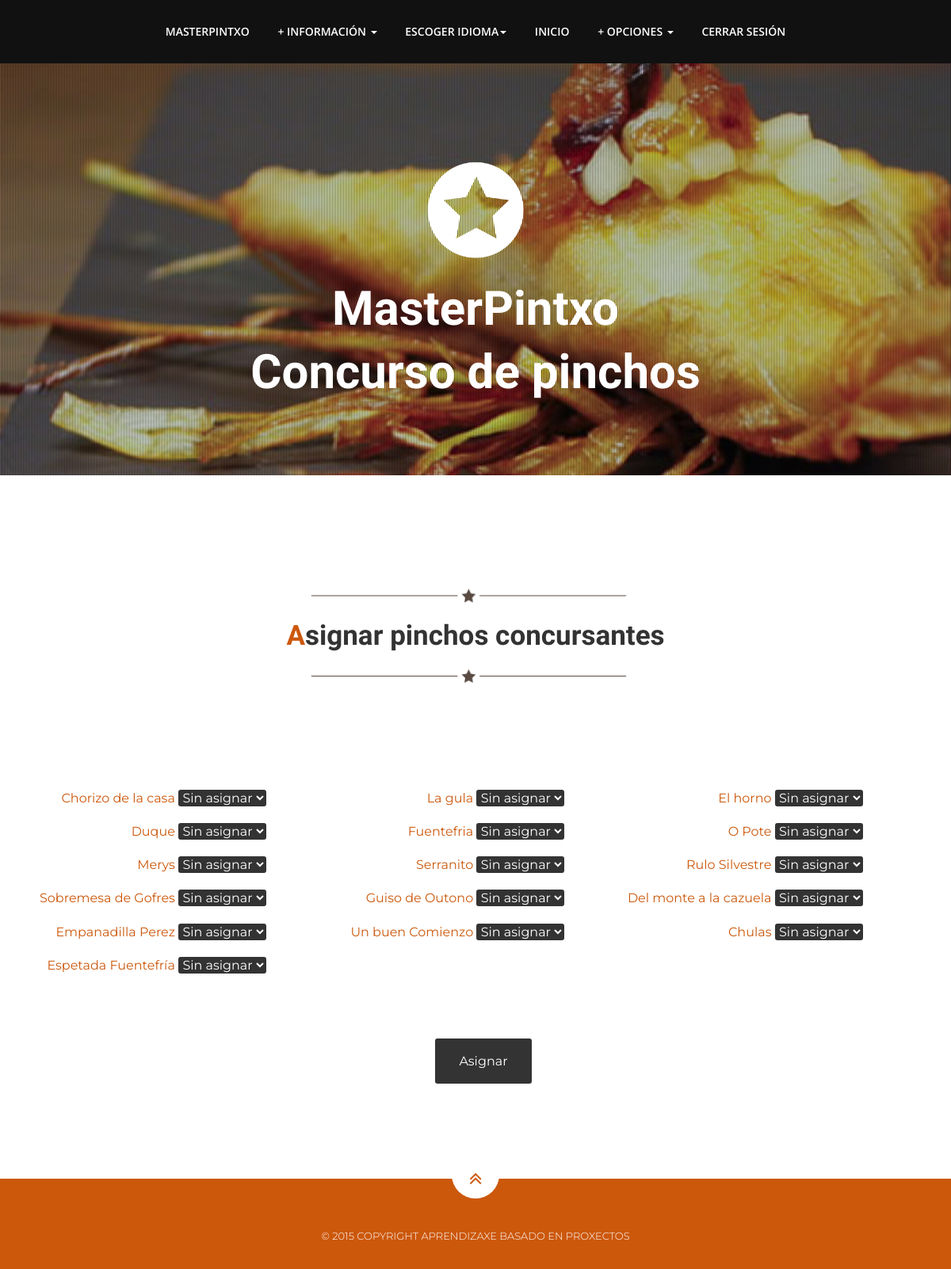
Page /index.php?controller=organizador&action=asignarPinchosVista (signed in) on the committed database.
### tables this page shows
CREATE TABLE IF NOT EXISTS `Pincho` (
  `idPincho` INT NOT NULL COMMENT '',
  `nombreP` VARCHAR(45) NOT NULL COMMENT '',
  `descripcionP` LONGTEXT NOT NULL COMMENT '',
  `precio` VARCHAR(4) NOT NULL COMMENT '',
  `concursante` TINYINT(1) NOT NULL DEFAULT 0 COMMENT '',
  `finalista` TINYINT(1) NOT NULL DEFAULT 0 COMMENT '',
  `Establecimiento_nif` VARCHAR(9) NOT NULL COMMENT '',
  `rutaImagen` VARCHAR(100) NULL COMMENT '',
  `confirmado` TINYINT(1) NOT NULL COMMENT '',
  PRIMARY KEY (`idPincho`)  COMMENT '',
  CONSTRAINT `fk_Pincho_Establecimiento1`
    FOREIGN KEY (`Establecimiento_nif`)
    REFERENCES `Establecimiento` (`nif`)
    ON DELETE NO ACTION
    ON UPDATE NO ACTION);

### nucleo/ViewManager.php (called while the page is built, shortened)
<?php
class ViewManager {
  private $variables = array();
  public function setVariable($varname, $value, $flash=false) {
    $this->variables[$varname] = $value;
  }
  public function getVariable($varname, $default=NULL) {
    return $this->variables[$varname];
  }
  public function render($controller, $viewname) {
    include(__DIR__."/../vistas/$controller/$viewname.php");
  }
  private static $viewmanager_singleton = NULL;
  public static function getInstance() {
    if (self::$viewmanager_singleton == null) {
      self::$viewmanager_singleton = new ViewManager();
    }
    return self::$viewmanager_singleton;
  }
}

### index.php (called while the page is built, shortened)
<?php
function run() {
  try {
    $controller = loadController($_GET["controller"]);
    $actionName = $_GET["action"];
    $controller->$actionName();
  } catch(Exception $ex) {
    die("An exception occured!!!!!".$ex->getMessage());
  }
}
function loadController($controllerName) {
  return new $controllerClassName();
}
run();
?>

### vistas/messages/messages_es.php (called while the page is built)
<?php
  $i18n_messages = array()
?>

### nucleo/I18n.php (called while the page is built, shortened)
<?php
class I18n {
  private $messages;
  public function setLanguage($language) {
    $this->messages = $i18n_messages;
  }
  public function i18n($key) {
    if (isset($this->messages[$key])){
      return $this->messages[$key];
    }else{
      return $key;
    }
  }
  private static $i18n_singleton = null;
  public static function getInstance() {
    if (self::$i18n_singleton == NULL) {
      self::$i18n_singleton = new I18n();
    }
    return self::$i18n_singleton;
  }
}
	function i18n($key) {
  return I18n::getInstance()->i18n($key);
}

### model/OrganizadorMapper.php (called while the page is built, shortened)
<?php
require_once(__DIR__ . "/../nucleo/PDOConnection.php");
class OrganizadorMapper
{
    private $db;
    public function __construct()
    {
        $this->db = PDOConnection::getInstance();
    }
    public function listarNoAsignados()
    {
        $stmt = $this->db->query("select * from Pincho where not idPincho in (select Pincho_idPincho from Pincho_Elegido_JP);");
        return $stmt->fetchAll(PDO::FETCH_ASSOC);
    }
}

### nucleo/PDOConnection.php (called while the page is built)
<?php
class PDOConnection {
  private static $dbhost = "127.0.0.1";
  private static $dbname = "G_31MasterPintxo";
  private static $dbuser = "adminG31";
  private static $dbpass = "abc123.";
  private static $db_singleton = null;
  public static function getInstance() {
    if (self::$db_singleton == null) {
      self::$db_singleton = new PDO(
	"mysql:host=".self::$dbhost.";dbname=".self::$dbname.";charset=utf8",
	self::$dbuser,
	self::$dbpass,
	array(
	  PDO::ATTR_EMULATE_PREPARES => false,
	  PDO::ATTR_ERRMODE => PDO::ERRMODE_EXCEPTION
	)
      );
    }
    return self::$db_singleton;
  }
}
?>

### vistas/organizador/asignarPinchos.php (the view, shortened to what this page needs)
<?php
require_once(__DIR__ . "/../../nucleo/ViewManager.php");
$view = ViewManager::getInstance();
$listaPinchos = $view->getVariable("listaPinchoO");
?>
										<li class="menuItem"><a href="index.php?controller=usuario&amp;action=index#seccionI"><?= i18n("Inicio")?></a></li>
										<li class="dropdown">
											<a href="#" class="dropdown-toggle" data-toggle="dropdown" role="button" aria-expanded="false"><?= i18n("+ opciones")?> <span class="caret"></span></a>
										</li>
										<li class="menuItem"><a href="index.php?controller=usuario&amp;action=logout"><?= i18n("Cerrar sesi&oacute;n")?></a></li>
									</ul>
								</div>
							</div>
						</div>
					</div>
				</div>
			</div>
		</div>
	</div>
	</header>
	<section id="seccionAP">
		<div class="container">
				<div class="heading">
					<img class="dividerline" src="img/sep.png" alt="separador">
					<h2><?= i18n("Asignar pinchos concursantes")?></h2>
					<img class="dividerline" src="img/sep.png" alt="separador">
					<h3><br></h3>
					<h3><br></h3>
			</div>
		</div>
		<div class="container">
			<form class="form-vertical" action="index.php?controller=organizador&amp;action=asignarPinchos" method="POST">
				<div class="form centrador formAsig">
					<div class="row asigPin">
						<?php foreach($listaPinchos as $pincho):?>
							<div class="col-md-4 asignar">
								<div class="form-group">
									<a target="secundaria" href="index.php?controller=pincho&amp;action=consultarPincho&amp;idPincho=<?php echo $pincho["idPincho"]; ?>#seccionI" class="contact"><?php echo htmlentities($pincho["nombreP"]);?></a>
									<select class="contact submit" name="<?php echo "jurado".$pincho["idPincho"]; ?>">
										<option value="noAsignar"><?= i18n("Sin asignar")?></option>
									</select>
								</div>
							</div>
						<?php endforeach ;?>
					</div>
				</div>
				<div class="input-group centrador">
					<h3><br></h3>
					<input type="submit" class="contact submit" value="<?php echo i18n("Asignar"); ?>">
				</div>
			</form>
		</div>
	</section>

### rows in the picture
pincho: nombreP "Chorizo de la casa", idPincho "Sin asignar"
pincho: nombreP "La gula", idPincho "Sin asignar"
pincho: nombreP "El horno", idPincho "Sin asignar"
pincho: nombreP "Duque", idPincho "Sin asignar"
pincho: nombreP "Fuentefria", idPincho "Sin asignar"
pincho: nombreP "O Pote", idPincho "Sin asignar"
pincho: nombreP "Merys", idPincho "Sin asignar"
pincho: nombreP "Serranito", idPincho "Sin asignar"
pincho: nombreP "Rulo Silvestre", idPincho "Sin asignar"
pincho: nombreP "Sobremesa de Gofres", idPincho "Sin asignar"
pincho: nombreP "Guiso de Outono", idPincho "Sin asignar"
pincho: nombreP "Del monte a la cazuela", idPincho "Sin asignar"
pincho: nombreP "Empanadilla Perez", idPincho "Sin asignar"
pincho: nombreP "Un buen Comienzo", idPincho "Sin asignar"
pincho: nombreP "Chulas", idPincho "Sin asignar"
pincho: nombreP "Espetada Fuentefría", idPincho "Sin asignar"

### other values in the picture
i18n("Concurso de pinchos") "Concurso de pinchos"
i18n("+ informaci&oacute;n") "+ INFORMACIÓN"
i18n("Escoger idioma") "ESCOGER IDIOMA"
i18n("Inicio") "INICIO"
i18n("+ opciones") "+ OPCIONES"
i18n("Cerrar sesi&oacute;n") "CERRAR SESIÓN"
i18n("Asignar pinchos concursantes") "Asignar pinchos concursantes"
